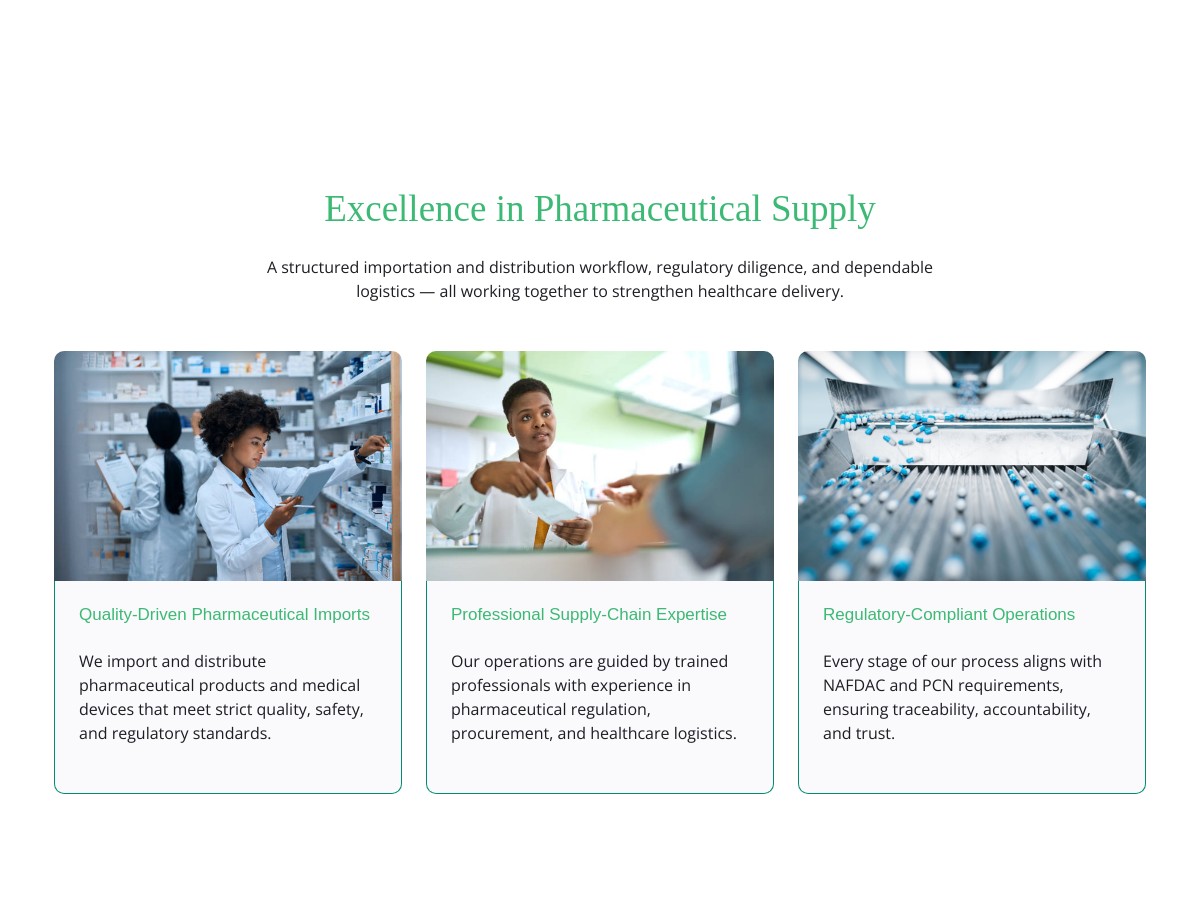
Before: / (middle part) with the older database file.
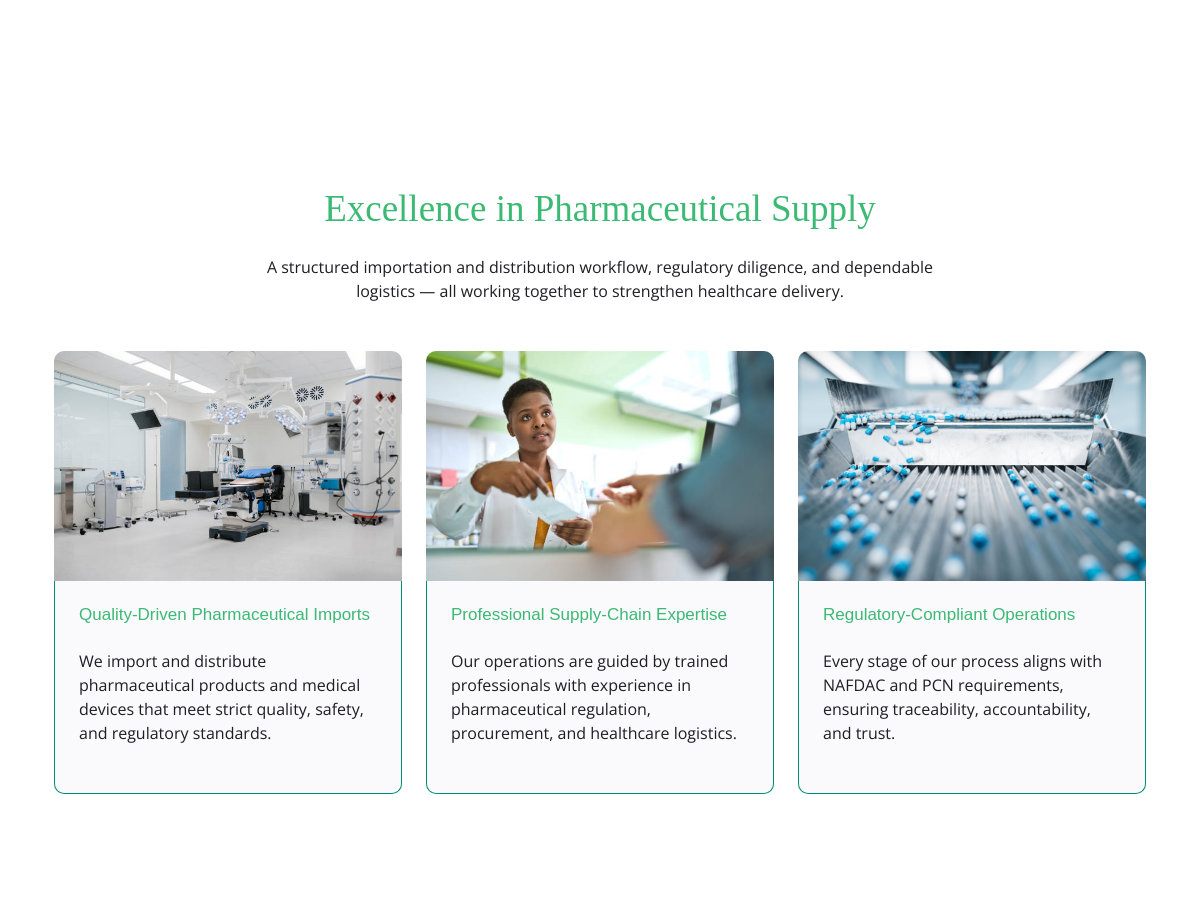
After: the same page with the newer database file.
### ce_cypharm/models.py (models this page shows, shortened)
class CecypharmSecondCategoryImage(models.Model):
    second_category_cecypharm_title = models.CharField(max_length=255, blank=True, null=True)
    second_category_cecypharm_description = models.TextField()
    second_category_cecypharm_slug = models.SlugField (max_length=255,blank=True, null=True)
    second_category_cecypharm_image = models.FileField(upload_to='second_image/')
    second_category_cecypharm_publish_date = models.DateTimeField (auto_now_add= True)
    second_category_cecypharm_author = models.ForeignKey(User, on_delete=models.CASCADE)
    class Meta:
        ordering =['-second_category_cecypharm_publish_date']

### ce_cypharm/views.py (the view)
# urls.py: path('', HomeView.as_view(), name="home"),
class HomeView(ListView):
    model = MainImageCarousel
    template_name = 'ce_cypharm/home.html'
    def get_context_data(self, **kwargs):
        context = super().get_context_data(**kwargs)
        context['first_image_categorys'] = CecypharmFirstCategoryImage.objects.all()
        context['second_image_categorys'] = CecypharmSecondCategoryImage.objects.all()
        context['blogs'] = BlogPost.objects.all()
        return context

### templates/ce_cypharm/home.html (shortened to what this page needs)
{% extends "base.html" %}
{% load static %}
{% block content %}
<div class="container-fluid feature py-5">
  <div class="container py-5">
  </div>
</div>
<div class="container-fluid blog py-5">
  <div class="container py-5">
    <div class="section-title mb-5 wow fadeInUp" data-wow-delay="0.1s">
      <h1 class="display-3 mb-4">Excellence in Pharmaceutical Supply</h1>
      <p class="mb-0">A structured importation and distribution workflow, regulatory diligence, and dependable <br>
        logistics — all working together to strengthen healthcare delivery.</p>
    </div>
    <div class="row g-4 justify-content-center">
      {% for second_image_category in second_image_categorys %}
      <div class="col-md-6 col-lg-6 col-xl-4 wow fadeInUp" data-wow-delay="0.1s">
        <div class="blog-item rounded">
          <div class="blog-img">
            {% if second_image_category.second_category_cecypharm_image %}
            <img src="{{ second_image_category.second_category_cecypharm_image.url }}" class="img-fluid w-100" style="height: 230px; object-fit: cover;" alt="Image">
            {% endif %}
          </div>
          <div class="blog-centent p-4">
            <h5 class="mb-4">{{ second_image_category.second_category_cecypharm_title }}</h5>
            <p class="my-4">{{ second_image_category.second_category_cecypharm_description }}</p>
          </div>
        </div>
      </div>
      {% endfor %}
    </div>
  </div>
</div>
<section class="container-fluid blog py-5">
</section>
{% endblock %}

Changed rows visible on the page:
changed CecypharmSecondCategoryImage "Quality-Driven Pharmaceutical Imports": second_category_cecypharm_image: a different picture
